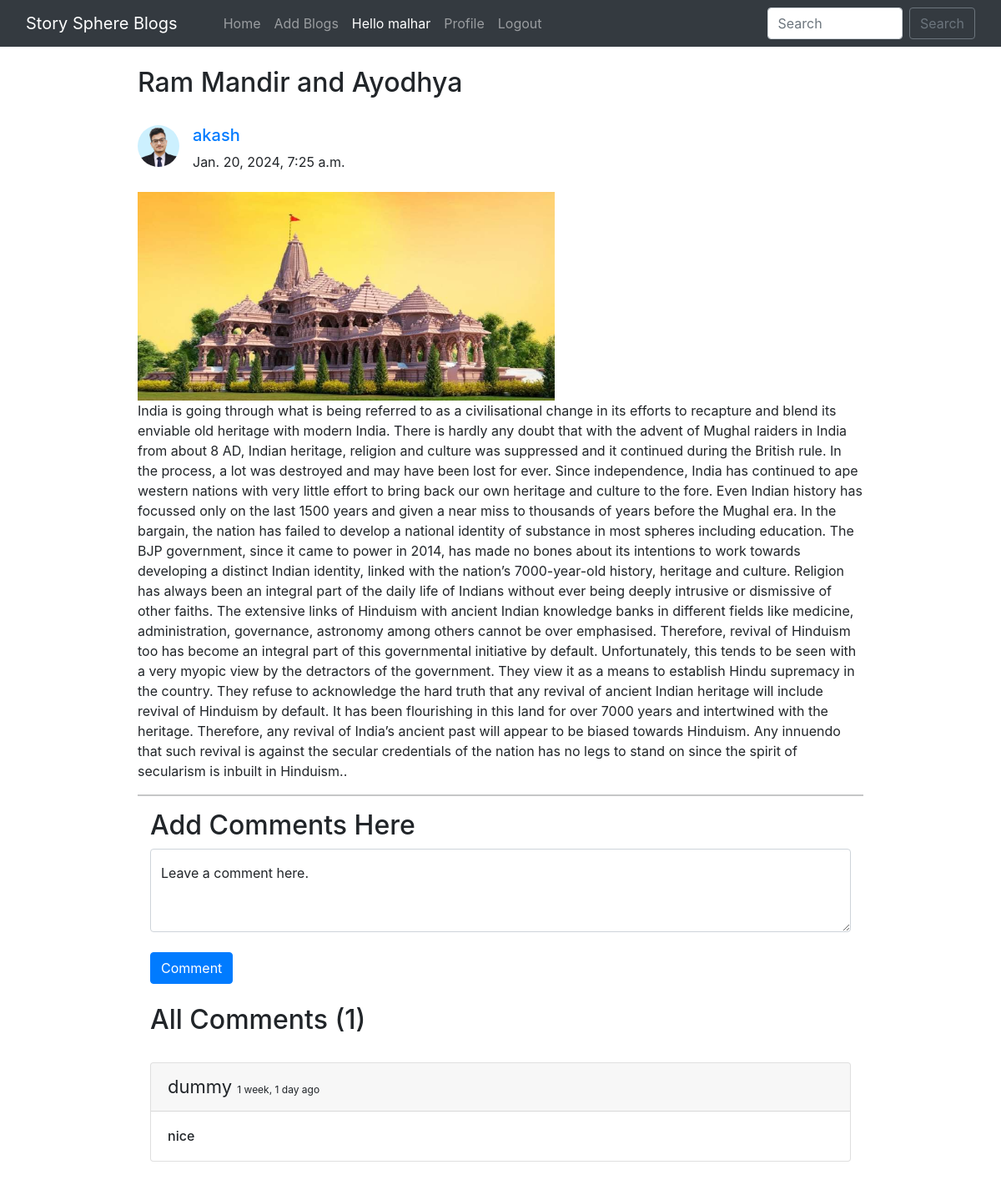
Page /blog/rammandir/ (signed in) on the committed database.
### home/models.py (models this page shows, shortened)
class BlogPost(models.Model):
    title=models.CharField(max_length=255)
    author= models.ForeignKey(User, on_delete=models.CASCADE)
    slug=models.CharField(max_length=130)
    content=models.TextField()
    image = models.ImageField(upload_to="profile_pics", blank=True, null=True)
    dateTime=models.DateTimeField(auto_now_add=True)

class Profile(models.Model):
    user = models.OneToOneField(User, on_delete=models.CASCADE, blank=True, null=True)
    image = models.ImageField(upload_to="profile_pics", blank=True, null=True)
    bio = models.TextField(blank=True, null=True)
    phone_no = models.IntegerField(blank=True, null=True)
    facebook = models.CharField(max_length=300, blank=True, null=True)
    instagram = models.CharField(max_length=300, blank=True, null=True)
    linkedin = models.CharField(max_length=300, blank=True, null=True)

class Comment(models.Model):
    user = models.ForeignKey(User, on_delete=models.CASCADE)
    content = models.TextField()
    blog = models.ForeignKey(BlogPost, on_delete=models.CASCADE)
    parent_comment = models.ForeignKey('self', on_delete=models.CASCADE, null=True, blank=True)
    dateTime=models.DateTimeField(default=now)

### home/views.py (the view)
# urls.py: path("blog/<str:slug>/", views.blogs_comments, name="blogs_comments"),
def blogs_comments(request, slug):
    post = BlogPost.objects.filter(slug=slug).first()
    comments = Comment.objects.filter(blog=post)
    if request.method=="POST":
        user = request.user
        content = request.POST.get('content','')
        blog_id =request.POST.get('blog_id','')
        comment = Comment(user = user, content = content, blog=post)
        comment.save()
    return render(request, "blog_comments.html", {'post':post, 'comments':comments})

### home/templates/blog_comments.html (shortened to what this page needs)
{% extends 'base.html' %}
{% block body %}
{% load humanize %}
<div class="container w-75 my-4">
      <h2 class="blog-post-title">{{post.title}}</h2>
      <br>
      <div class="media">
            {% if post.author.profile.image %}
            <img class="mr-3 rounded-circle" src="{{post.author.profile.image.url}}" width="50px" height="50px"
                  alt="image">
            {% endif %}
            <div class="media-body">
                  <h5 class="mt-0"><a href="/user_profile/{{post.author.id}}/">{{post.author}}
                        </a></h5>
                  {{post.dateTime}}
            </div>
      </div>
      <br>
      <img src="/media/{{post.image}}" alt="" height="250px" width="500px">
      <br>
      <p>{{post.content}}.</p>
      <hr>
      {% if user.is_authenticated %}
      <div class="container">
            <h2>Add Comments Here</h2>
            <form action="/blog/{{post.slug}}/" method="POST"> {% csrf_token %}
                  <div class="form-floating">
                        <textarea class="form-control" placeholder="Leave a comment here" id="floatingTextarea2"
                              style="height: 100px" id="content" name="content"></textarea>
                        <label for="floatingTextarea2">Leave a comment here.</label>
                        <br>
                        <button type="submit" class="btn btn-primary">Comment</button>
                  </div>
            </form>
            {% else %}
            <div class="container">
                  <h4><a href="/login/">Login</a> to post comments below.</h4>
                  {% endif %}
                  <br>
                  <h2>All Comments ({{comments.count}})</h2>
                  <br>
                  {% for comment in comments %}
                  <div class="card">
                        <div class="card-header">
                              <span style="font-size: 22px;">{{comment.user}} </span> <span
                                    style="font-size: 12px;">{{comment.dateTime | naturaltime}}</span>
                        </div>
                        <div class="card-body">
                              <h6 class="card-text">{{comment.content}}</h6>
                        </div>
                  </div>
                  <br>
                  {% endfor %}
            </div>
      </div>
      {% endblock %}

### home/templates/base.html (shortened to what this page needs)
<!doctype html>
<html lang="en">
  <head>
    <link href="//maxcdn.bootstrapcdn.com/bootstrap/4.1.1/css/bootstrap.min.css" rel="stylesheet" id="bootstrap-css">
    <link href="https://cdn.jsdelivr.net/npm/bootstrap@5.0.2/dist/css/bootstrap.min.css" rel="stylesheet">
    <link rel="stylesheet" href="https://maxcdn.bootstrapcdn.com/bootstrap/4.0.0/css/bootstrap.min.css">
  </head>
  <body>
    <nav class="navbar navbar-expand-lg navbar-dark bg-dark sticky-top">
        <div class="container-fluid">
          <a class="navbar-brand" href="#">Story Sphere Blogs</a>
          <div class="collapse navbar-collapse" id="navbarSupportedContent">
          <div class="container mx-3">
            <ul class="navbar-nav me-auto mb-2 mb-lg-0">
              <li class="nav-item">
                <a class="nav-link {% block homeactive %} {% endblock homeactive %}" aria-current="page" href="/">Home</a>
              </li>
              {% if user.is_authenticated %}
              <li class="nav-item">
                <a class="nav-link {% block add_blogs_active %} {% endblock add_blogs_active %}" href="/add_blogs/">Add Blogs</a>
              </li>
              <li class="nav-item">
                <a class="nav-link active" href="#">Hello {{request.user}}</a>
              </li>
              <li class="nav-item">
                <a class="nav-link {% block profileactive %} {% endblock profileactive %}" href="/profile/">Profile</a>
              </li>
              <li class="nav-item">
                <a class="nav-link" href="/logout/">Logout</a>
              </li>
              {% endif %}
            </ul>
            </div>
            <form class="d-flex" method="POST" action="/search/"> {% csrf_token %}
              <input class="form-control me-2" type="search" placeholder="Search" name="searched" id="searched" aria-label="Search">
              <button href="/search/" class="btn btn-outline-secondary" type="submit">Search</button>
            </form>
          </div>
        </div>
      </nav>
      {% block body %}
      {% endblock %}
</body>
</html>

### rows in the picture
BlogPost: title "Ram Mandir and Ayodhya", author.profile.image (picture), author "akash", dateTime "Jan. 20, 2024, 7:25 a.m.", image (picture), content "India is going through what is being referred to as a civilisational change in its efforts to recapture and blend its enviable old heritage with modern India. There is hardly any doubt that with the advent of Mughal raiders in India from about 8 AD, Indian heritage, religion and culture was suppressed and it continued during the British rule. In the process, a lot was destroyed and may have been lost for ever. Since independence, India has continued to ape western nations with very little effort to bring back our own heritage and culture to the fore. Even Indian history has focussed only on the last 1500 years and given a near miss to thousands of years before the Mughal era. In the…"
Comment: user "dummy", dateTime "1 week, 1 day ago", content "nice"

### other values in the picture
{{ request.user }} "malhar"
{{ comments.count }} "1"
